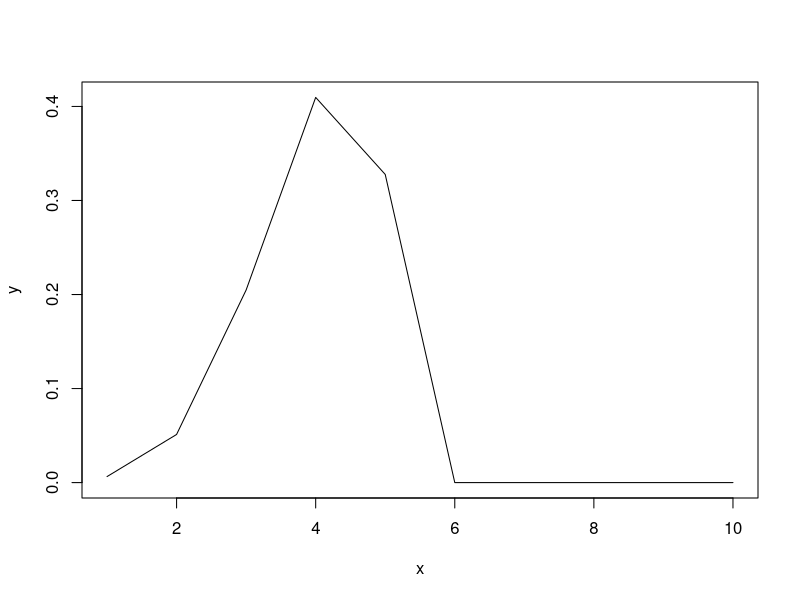
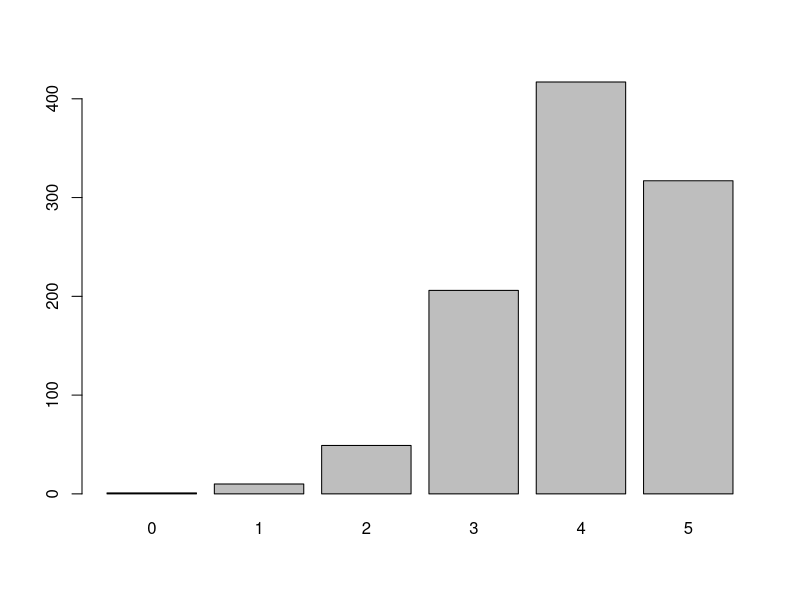
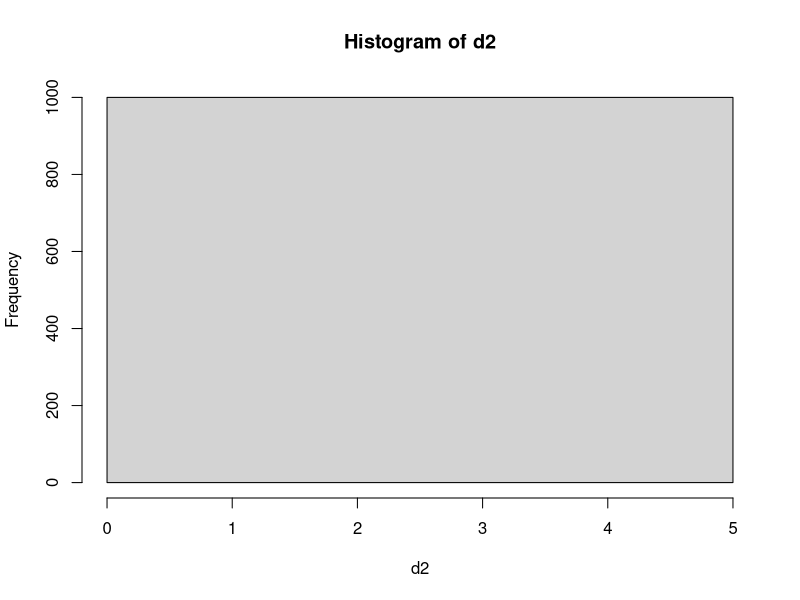
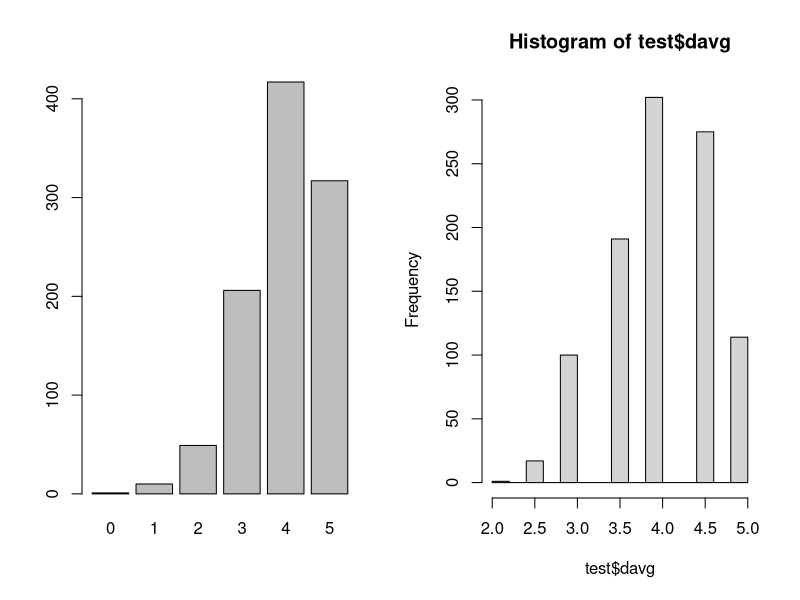

Reproduce these figures in R, in order.
# binomial distribution
set.seed(13)
x = seq(1,10,1)
y = dbinom(x = x, size = 5, prob = 0.8)
plot(x,y, type = "l")

d = rbinom(n = 1000, size =  5, prob = 0.8)
dt = table(d)
barplot(dt)


d2 = rep(mean(sample(d,2)),1000)
hist(d2)

sample_binom = function(navg = 2, n = 1000, size = 5, prob = 0.8){
  
  d = rbinom(n = n, size = size, prob = prob)
  davg = rep(0,n)
  for (i in 1:n){
    davg[i] = mean(sample(d,navg))
  }
  out = list("davg" = davg)
}

test = sample_binom()

old.par = par(mfrow = c(1,2))
barplot(table(d))
hist(test$davg)
par(old.par)


ds1 = rnorm(1000,10,2)
ds2 = rnorm(2000,30,5)
ds = c(ds1,ds2)


twopart = function(navg = 2, trials = 500){
  ds1 = rnorm(10000,10,2)
  ds2 = rnorm(20000,30,5)
  ds = c(ds1,ds2)
  davg = rep(0,trials)
  for (i in 1:trials){
    davg[i] = mean(sample(ds,navg))
  }
  hist(davg,breaks = 50)
  out = list("davg" = davg)
}
